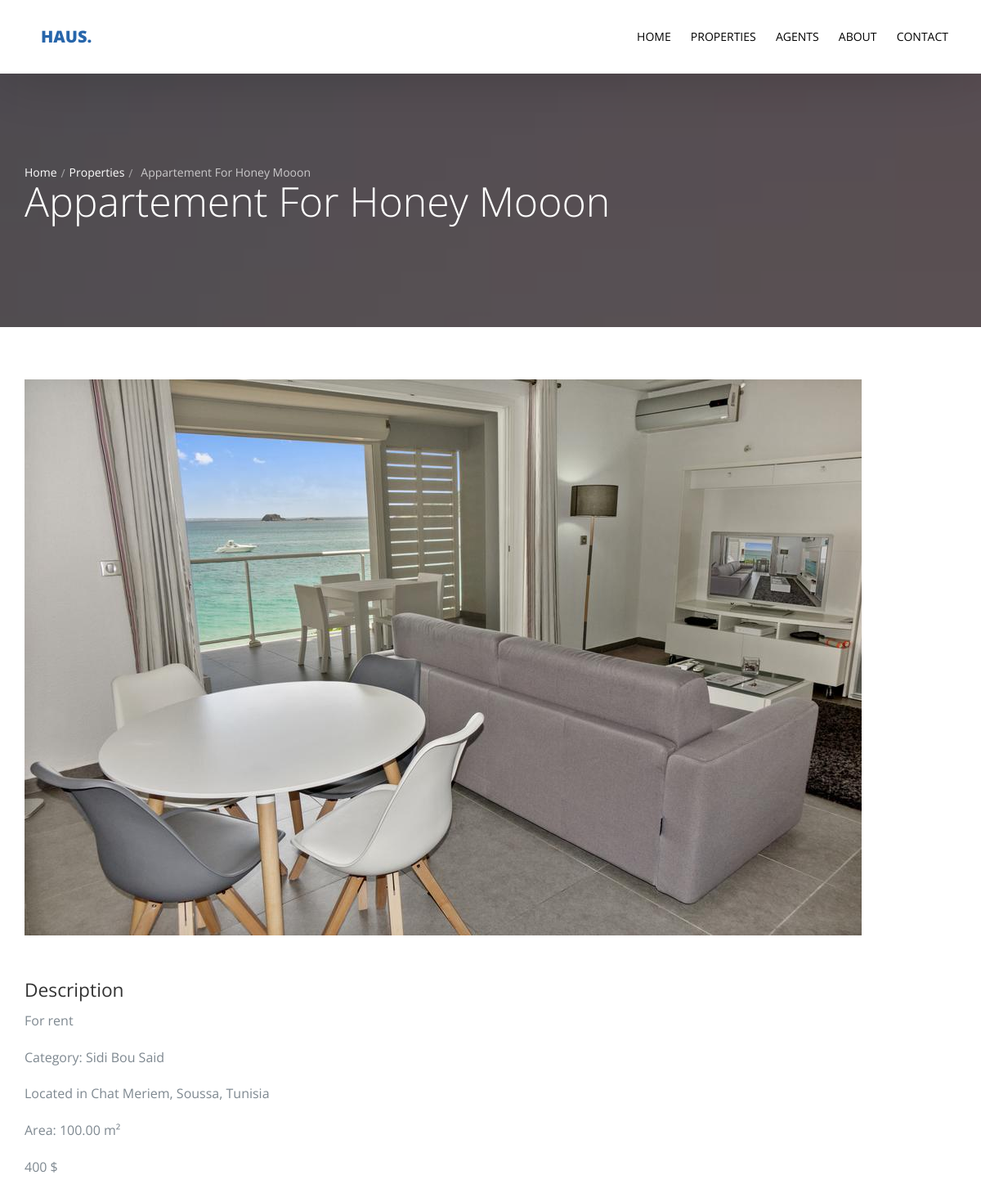
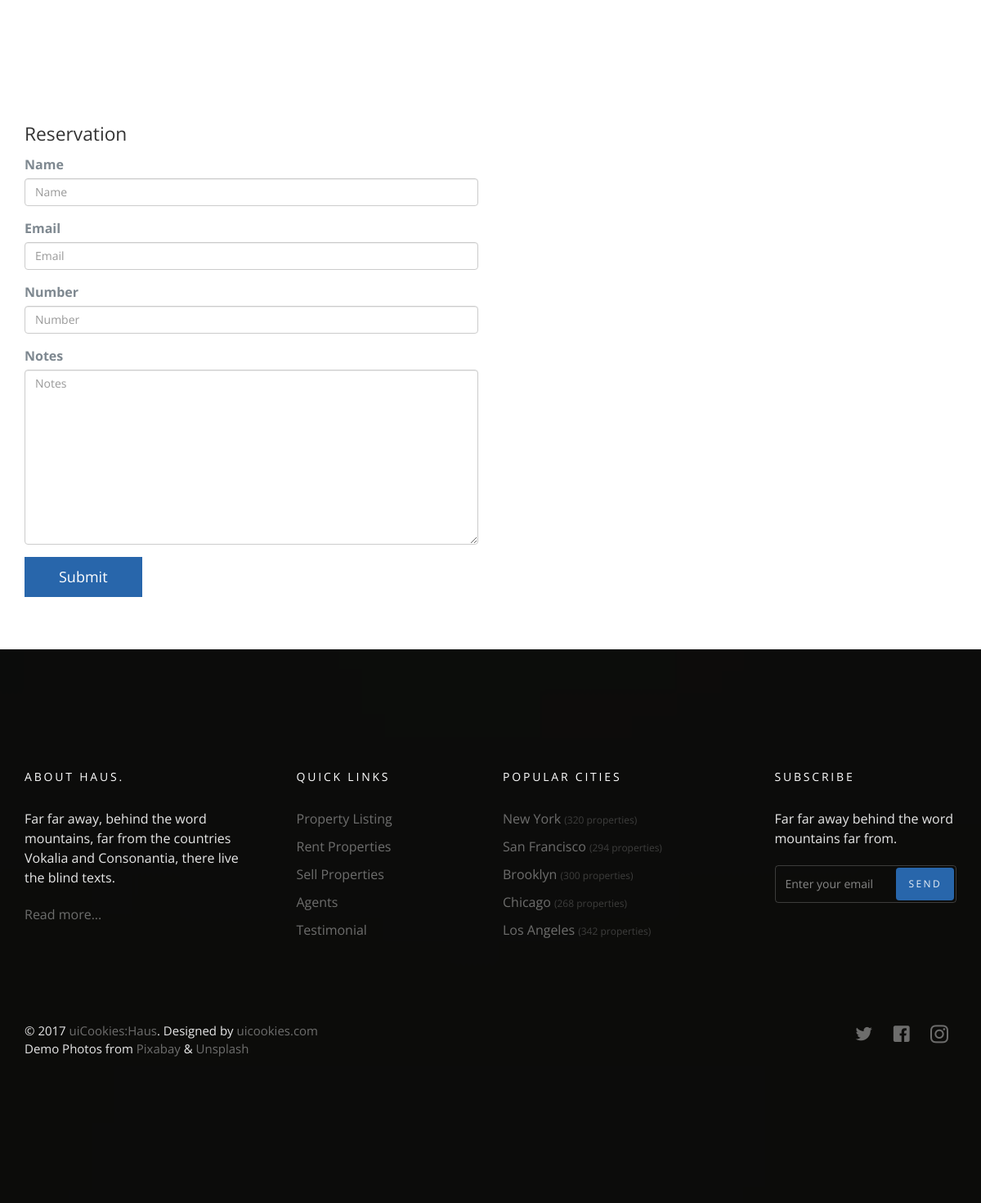
Page /property/2 on the committed database (2 pictures, top to bottom).
### property/models.py (models this page shows)
class Property(models.Model):
    class Meta:
        verbose_name= 'Property'
        verbose_name_plural = 'Properties'
    name = models.CharField(max_length=50)
    def __str__(self):
        return self.name
    location = models.CharField(max_length=100)
    property_type = models.CharField(choices=property_type, max_length=20)
    price = models.PositiveIntegerField()
    category = models.ForeignKey('Category', null=True, on_delete=models.SET_NULL)
    area = models.DecimalField(decimal_places=2, max_digits=5)
    beds_number = models.PositiveIntegerField()
    baths_number = models.PositiveIntegerField()
    garages_number = models.PositiveIntegerField()
    image = models.ImageField(upload_to='property/', null=True)

class Category(models.Model):
    category_name = models.CharField(max_length=50)
    image = models.ImageField(upload_to='category/', null=True)
    def __str__(self):
        return self.category_name
    class Meta:
        verbose_name= 'Category'
        verbose_name_plural = 'Categories'

### property/views.py (the view)
# urls.py: path('<int:id>', views.property_detail, name='property_detail'),
def property_detail(request, id):
    property_detail = Property.objects.get(id=id)
    template= 'property/detail.html'
    if request.method == 'POST':
        reserve_form = ReserveForm(request.POST)
        if reserve_form.is_valid():
            reserve_form.save()
    else:
        reserve_form = ReserveForm()
    context = {
        'property_detail' : property_detail ,
        'reserve_form' : reserve_form
    }
    return render(request, template, context)

### property/forms.py
class ReserveForm(forms.ModelForm):
    class Meta :
        model = Reserve
        fields = '__all__'

### property/templates/property/detail.html (shortened to what this page needs)
{% extends 'base.html' %}
{% load bootstrap4 %}
{% block body %}
  <section class="probootstrap-slider flexslider2 page-inner">
    <div class="overlay"></div>
    <div class="probootstrap-wrap-banner">
      <div class="container">
        <div class="row">
          <div class="col-md-8">
            <div class="page-title probootstrap-animate">
              <div class="probootstrap-breadcrumbs">
                <a href="#">Home</a><span><a href="{% url 'property:property_list' %}">Properties </a></span>{{property_detail}}
              </div>
              <h1>{{property_detail}}</h1>
            </div>
          </div>
        </div>
      </div>
    </div>
    <ul class="slides">
      <li style="background-image: url(img/slider_1.jpg);"></li>
    </ul>
  </section>
  <section class="probootstrap-section">
    <div class="container">
      <div class="row">
        <div class="col-md-12">
          <p><img src="{{property_detail.image.url}}" class="img-responsive" alt="Free Bootstrap Template by uicookies.com"></p>
        </div>
      </div>
      <div class="row">
        <div class="col-md-6">
          <h2>Description</h2>
          <p>For {{property_detail.property_type}}</p>
          <p>Category: {{property_detail.category}}</p>
          <p>Located in {{property_detail.location}}</p>
          <p>Area: {{property_detail.area}} m² </p>
          <p>{{property_detail.price}} $</p>
        </div>
      </div>
    </div>
  </section>
  <section class="probootstrap-section">
    <div class="container">
      <div class="row">
        <div class="col-md-6">
          <h2>Reservation</h2>
              <form action="" method="POST">
                {% bootstrap_form reserve_form %}
                {% buttons %}
                  <button type="submit" class="btn btn-primary">
                    Submit
                  </button>
                {% endbuttons %}
              </form>
        </div>
      </div>
    </div>
  </section>
  {% endblock body %}

### rows in the picture
Property: name "Appartement For Honey Mooon", image (picture), property_type "rent", category "Sidi Bou Said", location "Chat Meriem, Soussa, Tunisia", area "100.00", price "400"
